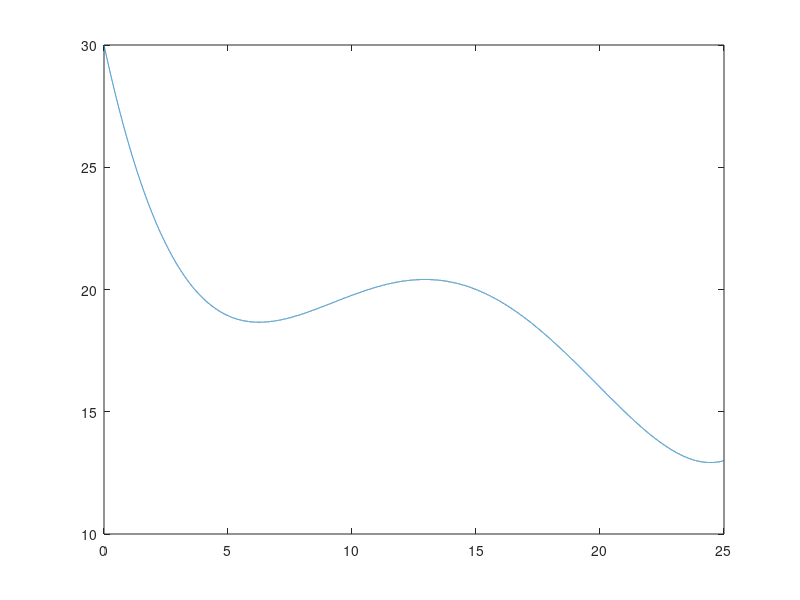
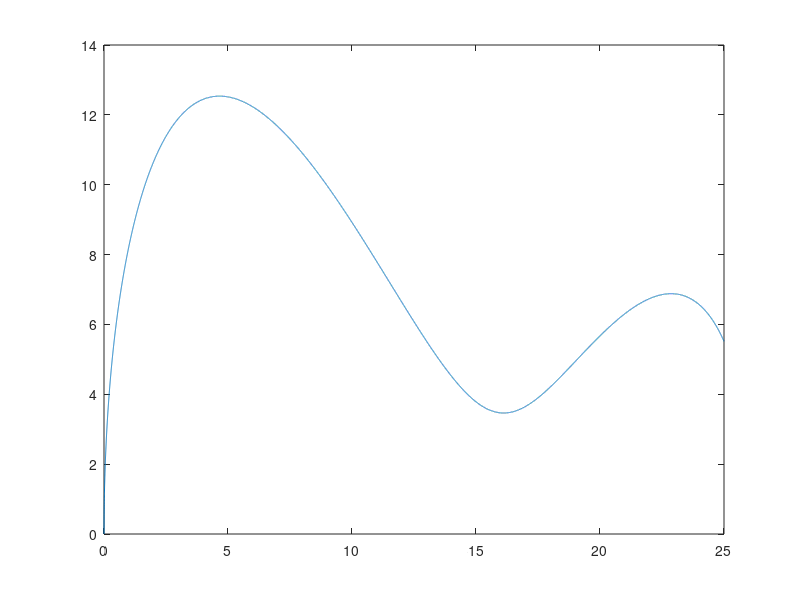

MATLAB code to generate these figures, in order:
m = 80; % masse du participant 80 kg
g = 9.81; % acceleration gravitationnelle

Y=[30; 19; 20; 16; 13];
C=[1 0 0 0 0; 
   1 8 8^2 8^3 8^4;
   1 15 15^2 15^3 15^4;
   1 20 20^2 20^3 20^4;
   1 25 25^2 25^3 25^4];
C_inv=pinv(C);
A=C_inv*Y;
dx=1/1000;
x=0:dx:25;
gx=A(1,1) + A(2,1)*x + A(3,1)*x.^2 + A(4,1)*x.^3 + A(5,1)*x.^4;

figure;
plot(x, gx);

%for i = 1:length(A)
    %disp(A(i)*10000);
%end

%disp(A);

Ux = gx * m * g; % Énergie potentielle gravitationnelle

mu1 = 0.582;

mu2 = 0.618;
vx = sqrt(2 * g * (30 - gx - mu2 * x));

figure;
plot(x, vx);

